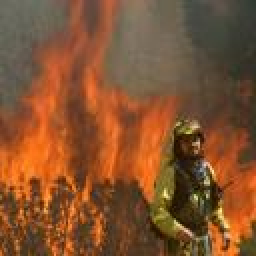
#> input picture shuffle_net_PYNQ_jupyther_notebbook/data01/2.jpg, 128 x 128 px (shown 2 times larger)
$ jupyter execute --allow-errors shufflenet_software.ipynb   (older library calls are emulated)
#> lines starting #> are read from the running program, lines starting #| are printed output that depends on the picture
# 基于ShuffleNet的山火识别
## 1.加载overlay

[cell 1]
import time
from pynq import Overlay
import time
import numpy as np
from pynq import Xlnk
import struct
from scipy.misc import imread
import cv2
import os

#> (the rest of this cell did not finish here and is left out)

## 2.定义IP核驱动及其他功能函数

#> (a cell that did not finish here is left out)

## 3.读取网络参数

[cell 3]
#输入iamge
image = np.zeros((128, 128, 3), dtype=np.float32)
#####################################################
#Conv1卷积核，BN参数
W_conv1 = np.zeros((24, 3, 3, 3), dtype=np.float32)
#> (the rest of this cell did not finish here and is left out)

## 4. 软件推导

[cell 4]
# image1 = cv2.imread(r"D:\7020\shuffle\data\2.jpg")
# pt0 = time.clock()
image1 = cv2.imread("./data01/2.jpg").astype(np.float32)
# [7 lines of commented-out code are left out]
for r in range(128):
    for c in range(128):
        for ch in range(3):
            if ch == 2:
                # 第0通道（OpenCV默认B通道）：ImageNet标准化
                image[r][c][0] = ((image1[r][c][ch]/255) - 0.485)/0.229
            if ch == 1:
                # 第1通道（OpenCV默认G通道）：ImageNet标准化
                image[r][c][1] = ((image1[r][c][ch]/255) - 0.456)/0.224
            if ch == 0:
                # 第2通道（OpenCV默认R通道）：ImageNet标准化
                image[r][c][2] = ((image1[r][c][ch]/255) - 0.406)/0.225
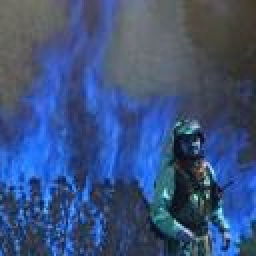
#> image: shape (128, 128, 3) float32 (shown 2 times larger); mean B, G, R 0.121, -0.596, -0.975; drawn with min black and max white
print("Finish reading image.")
pt0 = time.time()
## Conv1
#> (the rest of this cell did not finish here and is left out)


$ run again, with shuffle_net_PYNQ_jupyther_notebbook/data01/1.jpg copied over shuffle_net_PYNQ_jupyther_notebbook/data01/2.jpg
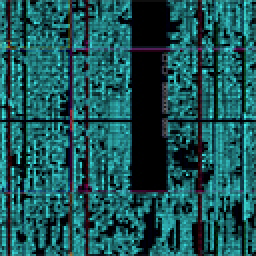
#> input picture shuffle_net_PYNQ_jupyther_notebbook/data01/1.jpg, 128 x 128 px (shown 2 times larger)
#> after the loop `for r in range(128):`:
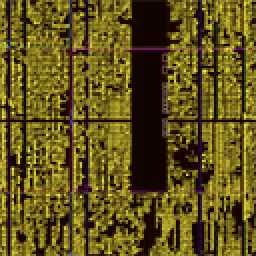
#> image: shape (128, 128, 3) float32 (shown 2 times larger); mean B, G, R -1.67, -0.563, -0.29; drawn with min black and max white
